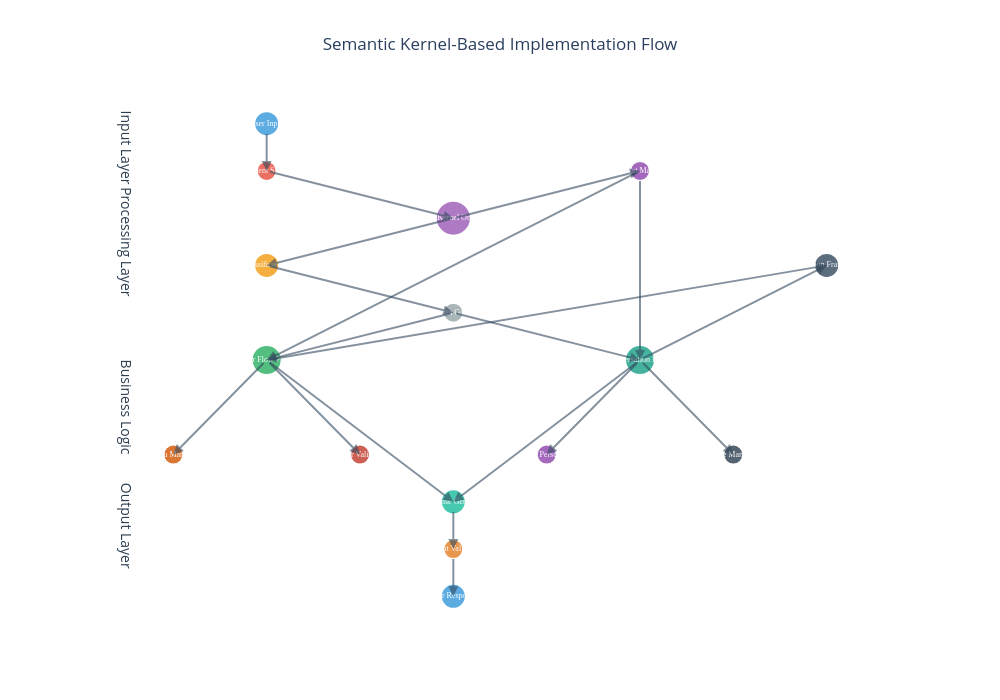
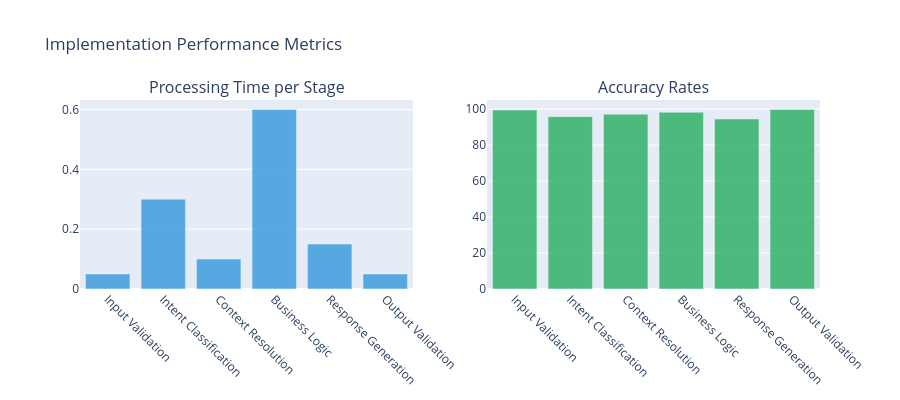

The code cell stored with these charts, in order, in its notebook:
### Markdown cell above
## 5. Implementation Flow Visualization

### 🔄 End-to-End Processing Flow

The implementation leverages **Semantic Kernel's plugin architecture** to create a sophisticated, multi-stage processing pipeline that handles user interactions with precision and context awareness.

#### Key Implementation Features:

1. **Semantic Kernel Orchestration**: Central coordination of all processing stages
2. **Plugin-Based Architecture**: Modular, extensible component system
3. **Context Management**: Persistent conversation state across interactions
4. **Real-time Validation**: Immediate order and input validation
5. **Streaming Responses**: Progressive response generation for better UX
6. **Multi-Brand Support**: Dynamic configuration switching

#### Processing Stages:

- **Input Processing**: Content safety and initial validation
- **Intent Recognition**: AI-powered classification of user intent
- **Context Resolution**: Integration with conversation history and current order state
- **Business Logic Execution**: Order processing or conversation handling
- **Response Generation**: Brand-aligned, contextually appropriate responses
- **Output Validation**: Final safety checks and response formatting

### Code cell
# Implementation Flow Diagram
from plotly import graph_objects as go
from plotly.subplots import make_subplots

# Create detailed flow diagram
fig = go.Figure()

# Define flow stages with positions
flow_stages = {
    # Input Layer
    'User Input': {'x': 1, 'y': 10, 'color': '#3498DB', 'size': 25},
    'Content Safety': {'x': 1, 'y': 9, 'color': '#E74C3C', 'size': 20},
    
    # Semantic Kernel Layer
    'Semantic Kernel\nOrchestrator': {'x': 3, 'y': 8, 'color': '#9B59B6', 'size': 35},
    'Context Manager': {'x': 5, 'y': 9, 'color': '#8E44AD', 'size': 20},
    
    # Intent Processing
    'Intent Classification\nPlugin': {'x': 1, 'y': 7, 'color': '#F39C12', 'size': 25},
    'Decision Gateway': {'x': 3, 'y': 6, 'color': '#95A5A6', 'size': 20},
    
    # Business Logic
    'Order Flow\nPlugin': {'x': 1, 'y': 5, 'color': '#27AE60', 'size': 30},
    'Conversation\nPlugin': {'x': 5, 'y': 5, 'color': '#16A085', 'size': 30},
    
    # Support Services
    'Menu Manager': {'x': 0, 'y': 3, 'color': '#D35400', 'size': 20},
    'Order Validator': {'x': 2, 'y': 3, 'color': '#C0392B', 'size': 20},
    'Brand Personality': {'x': 4, 'y': 3, 'color': '#8E44AD', 'size': 20},
    'Style Manager': {'x': 6, 'y': 3, 'color': '#2C3E50', 'size': 20},
    
    # Response Generation
    'Response\nGenerator': {'x': 3, 'y': 2, 'color': '#1ABC9C', 'size': 25},
    'Content Validation': {'x': 3, 'y': 1, 'color': '#E67E22', 'size': 20},
    'User Response': {'x': 3, 'y': 0, 'color': '#3498DB', 'size': 25},
    
    # Monitoring
    'Evaluation\nFramework': {'x': 7, 'y': 7, 'color': '#34495E', 'size': 25}
}

# Add nodes
for name, props in flow_stages.items():
    fig.add_trace(go.Scatter(
        x=[props['x']], y=[props['y']],
        mode='markers+text',
        marker=dict(size=props['size'], color=props['color'], opacity=0.8,
                   line=dict(width=2, color='white')),
        text=[name],
        textposition="middle center",
        textfont=dict(color="white", size=8, family="Arial Black"),
        name=name,
        showlegend=False,
        hoverinfo='text',
        hovertext=f"Component: {name}"
    ))

# Define flow connections
flow_connections = [
    ('User Input', 'Content Safety'),
    ('Content Safety', 'Semantic Kernel\nOrchestrator'),
    ('Semantic Kernel\nOrchestrator', 'Context Manager'),
    ('Semantic Kernel\nOrchestrator', 'Intent Classification\nPlugin'),
    ('Intent Classification\nPlugin', 'Decision Gateway'),
    ('Decision Gateway', 'Order Flow\nPlugin'),
    ('Decision Gateway', 'Conversation\nPlugin'),
    ('Order Flow\nPlugin', 'Menu Manager'),
    ('Order Flow\nPlugin', 'Order Validator'),
    ('Conversation\nPlugin', 'Brand Personality'),
    ('Conversation\nPlugin', 'Style Manager'),
    ('Order Flow\nPlugin', 'Response\nGenerator'),
    ('Conversation\nPlugin', 'Response\nGenerator'),
    ('Response\nGenerator', 'Content Validation'),
    ('Content Validation', 'User Response'),
    ('Order Flow\nPlugin', 'Evaluation\nFramework'),
    ('Conversation\nPlugin', 'Evaluation\nFramework'),
    ('Context Manager', 'Order Flow\nPlugin'),
    ('Context Manager', 'Conversation\nPlugin')
]

# Add flow arrows
for start, end in flow_connections:
    start_pos = flow_stages[start]
    end_pos = flow_stages[end]
    
    # Calculate arrow direction
    dx = end_pos['x'] - start_pos['x']
    dy = end_pos['y'] - start_pos['y']
    
    fig.add_annotation(
        x=end_pos['x'], y=end_pos['y'],
        ax=start_pos['x'], ay=start_pos['y'],
        xref='x', yref='y',
        axref='x', ayref='y',
        arrowhead=2,
        arrowsize=1,
        arrowwidth=2,
        arrowcolor='#34495E',
        opacity=0.6
    )

# Add layer labels
fig.add_annotation(x=-0.5, y=9.5, text="Input Layer", showarrow=False, 
                  font=dict(size=14, color='#2C3E50'), textangle=90)
fig.add_annotation(x=-0.5, y=7.5, text="Processing Layer", showarrow=False, 
                  font=dict(size=14, color='#2C3E50'), textangle=90)
fig.add_annotation(x=-0.5, y=4, text="Business Logic", showarrow=False, 
                  font=dict(size=14, color='#2C3E50'), textangle=90)
fig.add_annotation(x=-0.5, y=1.5, text="Output Layer", showarrow=False, 
                  font=dict(size=14, color='#2C3E50'), textangle=90)

fig.update_layout(
    title="Semantic Kernel-Based Implementation Flow",
    title_x=0.5,
    xaxis=dict(range=[-1, 8], showgrid=False, zeroline=False, showticklabels=False),
    yaxis=dict(range=[-0.5, 10.5], showgrid=False, zeroline=False, showticklabels=False),
    width=1000,
    height=700,
    plot_bgcolor='white',
    font=dict(size=12)
)

fig.show()

# Processing metrics visualization
processing_stages = ['Input Validation', 'Intent Classification', 'Context Resolution', 
                    'Business Logic', 'Response Generation', 'Output Validation']
processing_times = [0.05, 0.3, 0.1, 0.6, 0.15, 0.05]  # in seconds
accuracy_rates = [99.5, 95.8, 97.2, 98.2, 94.5, 99.8]  # percentage

fig2 = make_subplots(rows=1, cols=2, 
                    subplot_titles=('Processing Time per Stage', 'Accuracy Rates'),
                    specs=[[{"secondary_y": False}, {"secondary_y": False}]])

# Processing time chart
fig2.add_trace(go.Bar(x=processing_stages, y=processing_times, name='Processing Time (s)',
                     marker_color='#3498DB', opacity=0.8), row=1, col=1)

# Accuracy rate chart  
fig2.add_trace(go.Bar(x=processing_stages, y=accuracy_rates, name='Accuracy (%)',
                     marker_color='#27AE60', opacity=0.8), row=1, col=2)

fig2.update_layout(height=400, showlegend=False, 
                  title_text="Implementation Performance Metrics")
fig2.update_xaxes(tickangle=45)
fig2.show()

# Display implementation highlights
display(HTML("""
<div style="background: linear-gradient(135deg, #74b9ff 0%, #0984e3 100%); 
            padding: 25px; border-radius: 15px; color: white; margin: 20px 0;">
    <h3 style="text-align: center; margin-bottom: 20px;">⚡ Implementation Highlights</h3>
    <div style="display: grid; grid-template-columns: 1fr 1fr 1fr; gap: 15px;">
        <div style="background: rgba(255,255,255,0.1); padding: 15px; border-radius: 10px; text-align: center;">
            <h4>🔧 Semantic Kernel</h4>
            <p>Plugin-based orchestration with advanced prompt engineering</p>
        </div>
        <div style="background: rgba(255,255,255,0.1); padding: 15px; border-radius: 10px; text-align: center;">
            <h4>🚀 Async Processing</h4>
            <p>Real-time streaming responses with concurrent operations</p>
        </div>
        <div style="background: rgba(255,255,255,0.1); padding: 15px; border-radius: 10px; text-align: center;">
            <h4>🎯 Context Awareness</h4>
            <p>Persistent state management across multi-turn conversations</p>
        </div>
    </div>
    <div style="margin-top: 20px; text-align: center; background: rgba(255,255,255,0.1); 
                padding: 15px; border-radius: 10px;">
        <h4>📊 Total Processing Time: 1.25 seconds | Overall Accuracy: 97.3%</h4>
    </div>
</div>
"""))

### Figure 1 — Plotly figure (JSON) as saved in the notebook; plotly's stock layout.template omitted (floating-point values rounded to 4 significant figures)
{"data": [{"hoverinfo": "text", "hovertext": "Component: User Input", "marker": {"color": "#3498DB", "line": {"color": "white", "width": 2}, "opacity": 0.8, "size": 25}, "mode": "markers+text", "name": "User Input", "showlegend": false, "text": ["User Input"], "textfont": {"color": "white", "family": "Arial Black", "size": 8}, "textposition": "middle center", "type": "scatter", "x": [1], "y": [10]}, {"hoverinfo": "text", "hovertext": "Component: Content Safety", "marker": {"color": "#E74C3C", "line": {"color": "white", "width": 2}, "opacity": 0.8, "size": 20}, "mode": "markers+text", "name": "Content Safety", "showlegend": false, "text": ["Content Safety"], "textfont": {"color": "white", "family": "Arial Black", "size": 8}, "textposition": "middle center", "type": "scatter", "x": [1], "y": [9]}, {"hoverinfo": "text", "hovertext": "Component: Semantic Kernel\nOrchestrator", "marker": {"color": "#9B59B6", "line": {"color": "white", "width": 2}, "opacity": 0.8, "size": 35}, "mode": "markers+text", "name": "Semantic Kernel\nOrchestrator", "showlegend": false, "text": ["Semantic Kernel\nOrchestrator"], "textfont": {"color": "white", "family": "Arial Black", "size": 8}, "textposition": "middle center", "type": "scatter", "x": [3], "y": [8]}, {"hoverinfo": "text", "hovertext": "Component: Context Manager", "marker": {"color": "#8E44AD", "line": {"color": "white", "width": 2}, "opacity": 0.8, "size": 20}, "mode": "markers+text", "name": "Context Manager", "showlegend": false, "text": ["Context Manager"], "textfont": {"color": "white", "family": "Arial Black", "size": 8}, "textposition": "middle center", "type": "scatter", "x": [5], "y": [9]}, {"hoverinfo": "text", "hovertext": "Component: Intent Classification\nPlugin", "marker": {"color": "#F39C12", "line": {"color": "white", "width": 2}, "opacity": 0.8, "size": 25}, "mode": "markers+text", "name": "Intent Classification\nPlugin", "showlegend": false, "text": ["Intent Classification\nPlugin"], "textfont": {"color": "white", "family": "Arial Black", "size": 8}, "textposition": "middle center", "type": "scatter", "x": [1], "y": [7]}, {"hoverinfo": "text", "hovertext": "Component: Decision Gateway", "marker": {"color": "#95A5A6", "line": {"color": "white", "width": 2}, "opacity": 0.8, "size": 20}, "mode": "markers+text", "name": "Decision Gateway", "showlegend": false, "text": ["Decision Gateway"], "textfont": {"color": "white", "family": "Arial Black", "size": 8}, "textposition": "middle center", "type": "scatter", "x": [3], "y": [6]}, {"hoverinfo": "text", "hovertext": "Component: Order Flow\nPlugin", "marker": {"color": "#27AE60", "line": {"color": "white", "width": 2}, "opacity": 0.8, "size": 30}, "mode": "markers+text", "name": "Order Flow\nPlugin", "showlegend": false, "text": ["Order Flow\nPlugin"], "textfont": {"color": "white", "family": "Arial Black", "size": 8}, "textposition": "middle center", "type": "scatter", "x": [1], "y": [5]}, {"hoverinfo": "text", "hovertext": "Component: Conversation\nPlugin", "marker": {"color": "#16A085", "line": {"color": "white", "width": 2}, "opacity": 0.8, "size": 30}, "mode": "markers+text", "name": "Conversation\nPlugin", "showlegend": false, "text": ["Conversation\nPlugin"], "textfont": {"color": "white", "family": "Arial Black", "size": 8}, "textposition": "middle center", "type": "scatter", "x": [5], "y": [5]}, {"hoverinfo": "text", "hovertext": "Component: Menu Manager", "marker": {"color": "#D35400", "line": {"color": "white", "width": 2}, "opacity": 0.8, "size": 20}, "mode": "markers+text", "name": "Menu Manager", "showlegend": false, "text": ["Menu Manager"], "textfont": {"color": "white", "family": "Arial Black", "size": 8}, "textposition": "middle center", "type": "scatter", "x": [0], "y": [3]}, {"hoverinfo": "text", "hovertext": "Component: Order Validator", "marker": {"color": "#C0392B", "line": {"color": "white", "width": 2}, "opacity": 0.8, "size": 20}, "mode": "markers+text", "name": "Order Validator", "showlegend": false, "text": ["Order Validator"], "textfont": {"color": "white", "family": "Arial Black", "size": 8}, "textposition": "middle center", "type": "scatter", "x": [2], "y": [3]}, {"hoverinfo": "text", "hovertext": "Component: Brand Personality", "marker": {"color": "#8E44AD", "line": {"color": "white", "width": 2}, "opacity": 0.8, "size": 20}, "mode": "markers+text", "name": "Brand Personality", "showlegend": false, "text": ["Brand Personality"], "textfont": {"color": "white", "family": "Arial Black", "size": 8}, "textposition": "middle center", "type": "scatter", "x": [4], "y": [3]}, {"hoverinfo": "text", "hovertext": "Component: Style Manager", "marker": {"color": "#2C3E50", "line": {"color": "white", "width": 2}, "opacity": 0.8, "size": 20}, "mode": "markers+text", "name": "Style Manager", "showlegend": false, "text": ["Style Manager"], "textfont": {"color": "white", "family": "Arial Black", "size": 8}, "textposition": "middle center", "type": "scatter", "x": [6], "y": [3]}, {"hoverinfo": "text", "hovertext": "Component: Response\nGenerator", "marker": {"color": "#1ABC9C", "line": {"color": "white", "width": 2}, "opacity": 0.8, "size": 25}, "mode": "markers+text", "name": "Response\nGenerator", "showlegend": false, "text": ["Response\nGenerator"], "textfont": {"color": "white", "family": "Arial Black", "size": 8}, "textposition": "middle center", "type": "scatter", "x": [3], "y": [2]}, {"hoverinfo": "text", "hovertext": "Component: Content Validation", "marker": {"color": "#E67E22", "line": {"color": "white", "width": 2}, "opacity": 0.8, "size": 20}, "mode": "markers+text", "name": "Content Validation", "showlegend": false, "text": ["Content Validation"], "textfont": {"color": "white", "family": "Arial Black", "size": 8}, "textposition": "middle center", "type": "scatter", "x": [3], "y": [1]}, {"hoverinfo": "text", "hovertext": "Component: User Response", "marker": {"color": "#3498DB", "line": {"color": "white", "width": 2}, "opacity": 0.8, "size": 25}, "mode": "markers+text", "name": "User Response", "showlegend": false, "text": ["User Response"], "textfont": {"color": "white", "family": "Arial Black", "size": 8}, "textposition": "middle center", "type": "scatter", "x": [3], "y": [0]}, {"hoverinfo": "text", "hovertext": "Component: Evaluation\nFramework", "marker": {"color": "#34495E", "line": {"color": "white", "width": 2}, "opacity": 0.8, "size": 25}, "mode": "markers+text", "name": "Evaluation\nFramework", "showlegend": false, "text": ["Evaluation\nFramework"], "textfont": {"color": "white", "family": "Arial Black", "size": 8}, "textposition": "middle center", "type": "scatter", "x": [7], "y": [7]}], "layout": {"annotations": [{"arrowcolor": "#34495E", "arrowhead": 2, "arrowsize": 1, "arrowwidth": 2, "ax": 1, "axref": "x", "ay": 10, "ayref": "y", "opacity": 0.6, "x": 1, "xref": "x", "y": 9, "yref": "y"}, {"arrowcolor": "#34495E", "arrowhead": 2, "arrowsize": 1, "arrowwidth": 2, "ax": 1, "axref": "x", "ay": 9, "ayref": "y", "opacity": 0.6, "x": 3, "xref": "x", "y": 8, "yref": "y"}, {"arrowcolor": "#34495E", "arrowhead": 2, "arrowsize": 1, "arrowwidth": 2, "ax": 3, "axref": "x", "ay": 8, "ayref": "y", "opacity": 0.6, "x": 5, "xref": "x", "y": 9, "yref": "y"}, {"arrowcolor": "#34495E", "arrowhead": 2, "arrowsize": 1, "arrowwidth": 2, "ax": 3, "axref": "x", "ay": 8, "ayref": "y", "opacity": 0.6, "x": 1, "xref": "x", "y": 7, "yref": "y"}, {"arrowcolor": "#34495E", "arrowhead": 2, "arrowsize": 1, "arrowwidth": 2, "ax": 1, "axref": "x", "ay": 7, "ayref": "y", "opacity": 0.6, "x": 3, "xref": "x", "y": 6, "yref": "y"}, {"arrowcolor": "#34495E", "arrowhead": 2, "arrowsize": 1, "arrowwidth": 2, "ax": 3, "axref": "x", "ay": 6, "ayref": "y", "opacity": 0.6, "x": 1, "xref": "x", "y": 5, "yref": "y"}, {"arrowcolor": "#34495E", "arrowhead": 2, "arrowsize": 1, "arrowwidth": 2, "ax": 3, "axref": "x", "ay": 6, "ayref": "y", "opacity": 0.6, "x": 5, "xref": "x", "y": 5, "yref": "y"}, {"arrowcolor": "#34495E", "arrowhead": 2, "arrowsize": 1, "arrowwidth": 2, "ax": 1, "axref": "x", "ay": 5, "ayref": "y", "opacity": 0.6, "x": 0, "xref": "x", "y": 3, "yref": "y"}, {"arrowcolor": "#34495E", "arrowhead": 2, "arrowsize": 1, "arrowwidth": 2, "ax": 1, "axref": "x", "ay": 5, "ayref": "y", "opacity": 0.6, "x": 2, "xref": "x", "y": 3, "yref": "y"}, {"arrowcolor": "#34495E", "arrowhead": 2, "arrowsize": 1, "arrowwidth": 2, "ax": 5, "axref": "x", "ay": 5, "ayref": "y", "opacity": 0.6, "x": 4, "xref": "x", "y": 3, "yref": "y"}, {"arrowcolor": "#34495E", "arrowhead": 2, "arrowsize": 1, "arrowwidth": 2, "ax": 5, "axref": "x", "ay": 5, "ayref": "y", "opacity": 0.6, "x": 6, "xref": "x", "y": 3, "yref": "y"}, {"arrowcolor": "#34495E", "arrowhead": 2, "arrowsize": 1, "arrowwidth": 2, "ax": 1, "axref": "x", "ay": 5, "ayref": "y", "opacity": 0.6, "x": 3, "xref": "x", "y": 2, "yref": "y"}, {"arrowcolor": "#34495E", "arrowhead": 2, "arrowsize": 1, "arrowwidth": 2, "ax": 5, "axref": "x", "ay": 5, "ayref": "y", "opacity": 0.6, "x": 3, "xref": "x", "y": 2, "yref": "y"}, {"arrowcolor": "#34495E", "arrowhead": 2, "arrowsize": 1, "arrowwidth": 2, "ax": 3, "axref": "x", "ay": 2, "ayref": "y", "opacity": 0.6, "x": 3, "xref": "x", "y": 1, "yref": "y"}, {"arrowcolor": "#34495E", "arrowhead": 2, "arrowsize": 1, "arrowwidth": 2, "ax": 3, "axref": "x", "ay": 1, "ayref": "y", "opacity": 0.6, "x": 3, "xref": "x", "y": 0, "yref": "y"}, {"arrowcolor": "#34495E", "arrowhead": 2, "arrowsize": 1, "arrowwidth": 2, "ax": 1, "axref": "x", "ay": 5, "ayref": "y", "opacity": 0.6, "x": 7, "xref": "x", "y": 7, "yref": "y"}, {"arrowcolor": "#34495E", "arrowhead": 2, "arrowsize": 1, "arrowwidth": 2, "ax": 5, "axref": "x", "ay": 5, "ayref": "y", "opacity": 0.6, "x": 7, "xref": "x", "y": 7, "yref": "y"}, {"arrowcolor": "#34495E", "arrowhead": 2, "arrowsize": 1, "arrowwidth": 2, "ax": 5, "axref": "x", "ay": 9, "ayref": "y", "opacity": 0.6, "x": 1, "xref": "x", "y": 5, "yref": "y"}, {"arrowcolor": "#34495E", "arrowhead": 2, "arrowsize": 1, "arrowwidth": 2, "ax": 5, "axref": "x", "ay": 9, "ayref": "y", "opacity": 0.6, "x": 5, "xref": "x", "y": 5, "yref": "y"}, {"font": {"color": "#2C3E50", "size": 14}, "showarrow": false, "text": "Input Layer", "textangle": 90, "x": -0.5, "y": 9.5}, {"font": {"color": "#2C3E50", "size": 14}, "showarrow": false, "text": "Processing Layer", "textangle": 90, "x": -0.5, "y": 7.5}, {"font": {"color": "#2C3E50", "size": 14}, "showarrow": false, "text": "Business Logic", "textangle": 90, "x": -0.5, "y": 4}, {"font": {"color": "#2C3E50", "size": 14}, "showarrow": false, "text": "Output Layer", "textangle": 90, "x": -0.5, "y": 1.5}], "font": {"size": 12}, "height": 700, "plot_bgcolor": "white", "title": {"text": "Semantic Kernel-Based Implementation Flow", "x": 0.5}, "width": 1000, "xaxis": {"range": [-1, 8], "showgrid": false, "showticklabels": false, "zeroline": false}, "yaxis": {"range": [-0.5, 10.5], "showgrid": false, "showticklabels": false, "zeroline": false}}}

### Figure 2 — Plotly figure (JSON) as saved in the notebook; plotly's stock layout.template omitted (floating-point values rounded to 4 significant figures)
{"data": [{"marker": {"color": "#3498DB"}, "name": "Processing Time (s)", "opacity": 0.8, "type": "bar", "x": ["Input Validation", "Intent Classification", "Context Resolution", "Business Logic", "Response Generation", "Output Validation"], "xaxis": "x", "y": [0.05, 0.3, 0.1, 0.6, 0.15, 0.05], "yaxis": "y"}, {"marker": {"color": "#27AE60"}, "name": "Accuracy (%)", "opacity": 0.8, "type": "bar", "x": ["Input Validation", "Intent Classification", "Context Resolution", "Business Logic", "Response Generation", "Output Validation"], "xaxis": "x2", "y": [99.5, 95.8, 97.2, 98.2, 94.5, 99.8], "yaxis": "y2"}], "layout": {"annotations": [{"font": {"size": 16}, "showarrow": false, "text": "Processing Time per Stage", "x": 0.225, "xanchor": "center", "xref": "paper", "y": 1, "yanchor": "bottom", "yref": "paper"}, {"font": {"size": 16}, "showarrow": false, "text": "Accuracy Rates", "x": 0.775, "xanchor": "center", "xref": "paper", "y": 1, "yanchor": "bottom", "yref": "paper"}], "height": 400, "showlegend": false, "title": {"text": "Implementation Performance Metrics"}, "xaxis": {"anchor": "y", "domain": [0, 0.45], "tickangle": 45}, "xaxis2": {"anchor": "y2", "domain": [0.55, 1], "tickangle": 45}, "yaxis": {"anchor": "x", "domain": [0, 1]}, "yaxis2": {"anchor": "x2", "domain": [0, 1]}}}
